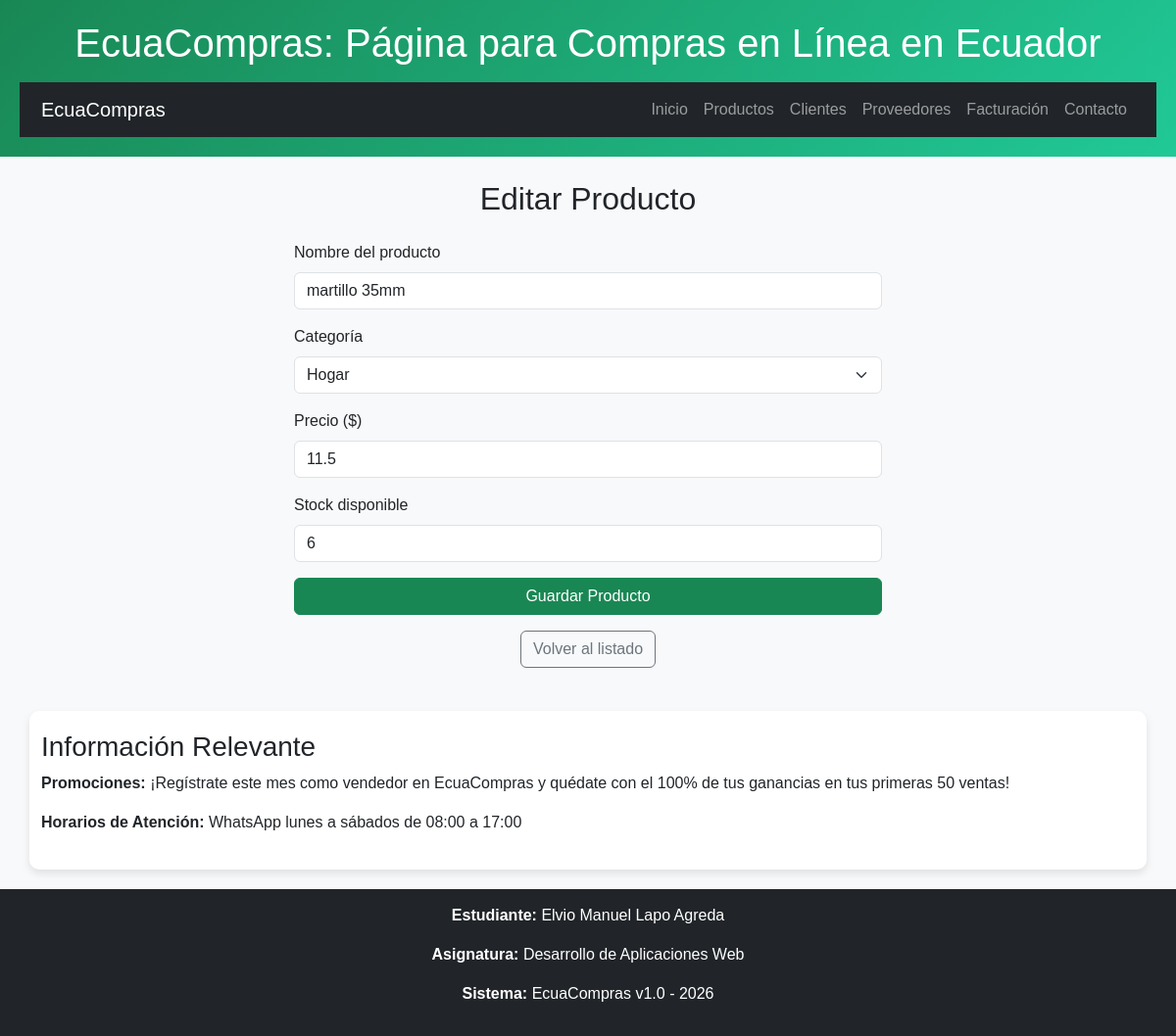
The page /productos/editar/3 on the database its author committed.
### tables this page shows
CREATE TABLE productos (
            id INTEGER PRIMARY KEY AUTOINCREMENT,
            nombre TEXT NOT NULL,
            categoria TEXT NOT NULL,
            precio REAL NOT NULL,
            stock INTEGER NOT NULL
        );

### app.py (the view, shortened to what this page needs)
@app.route("/productos/editar/<int:id>", methods=["GET", "POST"])
def editar_producto(id):
    conn = get_db_connection()
    producto = conn.execute("SELECT * FROM productos WHERE id = ?", (id,)).fetchone()
    if producto is None:
        conn.close()
        flash("El producto solicitado no existe.", "danger")
        return redirect(url_for("productos"))
    form = ProductoForm(data=dict(producto))
    conn.close()
    return render_template("productos_form.html", form=form, producto=producto)

### forms/productos_forms.py
class ProductoForm(FlaskForm):
    nombre = StringField(
        "Nombre del producto",
        validators=[
            DataRequired(message="El nombre del producto es obligatorio."),
            Length(min=3, max=80, message="El nombre debe tener entre 3 y 80 caracteres."),
        ],
    )
    categoria = SelectField(
        "Categoría",
        choices=[
            ("Hogar", "Hogar"),
            ("Tecnología", "Tecnología"),
            ("Moda", "Moda"),
            ("Alimentos", "Alimentos"),
            ("Otros", "Otros"),
        ],
        validators=[DataRequired(message="Debes seleccionar una categoría.")],
    )
    precio = FloatField(
        "Precio ($)",
        validators=[
            DataRequired(message="El precio es obligatorio."),
            NumberRange(min=0.01, message="El precio debe ser mayor a 0."),
        ],
    )
    stock = IntegerField(
        "Stock disponible",
        validators=[
            DataRequired(message="El stock es obligatorio."),
            NumberRange(min=0, message="El stock no puede ser negativo."),
        ],
    )
    submit = SubmitField("Guardar Producto")

### app.py (called while the page is built)
def get_db_connection():
    conn = sqlite3.connect(DB_PATH)
    conn.row_factory = sqlite3.Row
    return conn

@app.context_processor
def inject_info_sistema():
    return {"info_sistema": info_sistema}

### templates/productos_form.html (shortened to what this page needs)
{% extends "base.html" %}
{% block content %}
<section class="container p-4">
    <h2 class="text-center mb-4">
        {{ 'Editar Producto' if producto else 'Registrar Nuevo Producto' }}
    </h2>
    <form method="POST" novalidate class="mx-auto" style="max-width: 600px;">
        <div class="mb-3">
            {{ form.nombre.label(class="form-label") }}
            {{ form.nombre(class="form-control" ~ (" is-invalid" if form.nombre.errors else "")) }}
        </div>
        <div class="mb-3">
            {{ form.categoria.label(class="form-label") }}
            {{ form.categoria(class="form-select" ~ (" is-invalid" if form.categoria.errors else "")) }}
        </div>
        <div class="mb-3">
            {{ form.precio.label(class="form-label") }}
            {{ form.precio(class="form-control" ~ (" is-invalid" if form.precio.errors else ""), step="0.01") }}
        </div>
        <div class="mb-3">
            {{ form.stock.label(class="form-label") }}
            {{ form.stock(class="form-control" ~ (" is-invalid" if form.stock.errors else "")) }}
        </div>
        {{ form.submit(class="btn btn-success w-100") }}
    </form>
    <div class="text-center mt-3">
        <a href="{{ url_for('productos') }}" class="btn btn-outline-secondary">Volver al listado</a>
    </div>
</section>
{% endblock %}

### static/css/style.css (style rules this page uses)
body { background-color: #f8f9fa; font-family: Arial, sans-serif; }

### rows shown on the page
productos: nombre "martillo 35mm", categoria "Hogar", precio "11.5", stock "6"

### other values the page prints
{{ 'Editar Producto' if producto else 'Registrar Nuevo Producto' }} "Editar Producto"
{{ info_sistema.estudiante }} "Elvio Manuel Lapo Agreda"
{{ info_sistema.asignatura }} "Desarrollo de Aplicaciones Web"
{{ info_sistema.nombre }} "EcuaCompras"
{{ info_sistema.version }} "1.0"
{{ info_sistema.anio }} "2026"
